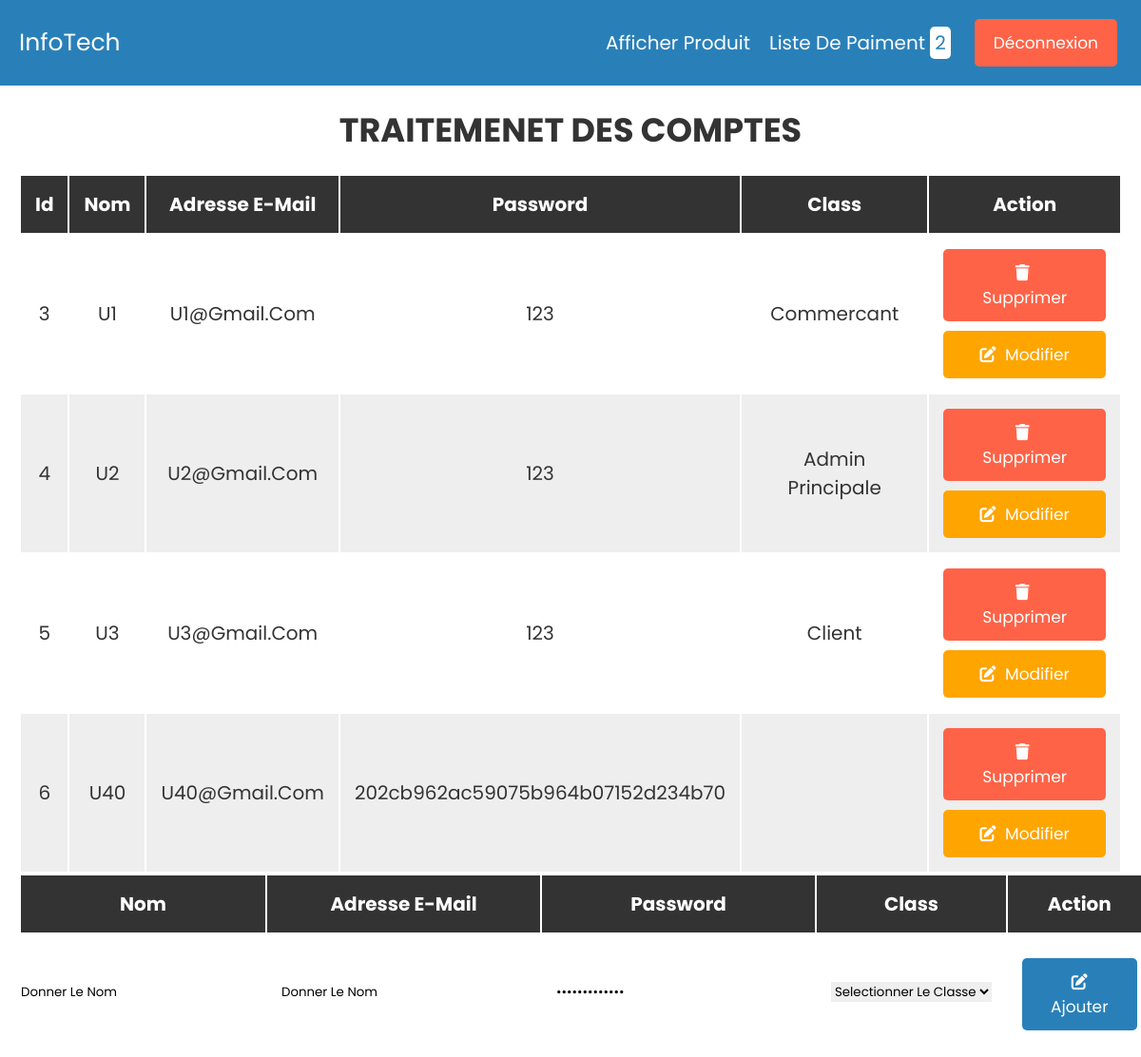
The app's page /projetrapport/gestion.php with its own data.
### tables this page shows
CREATE TABLE `compte` (
  `idcompte` int(11) NOT NULL,
  `nom` varchar(50) NOT NULL,
  `prenom` varchar(50) NOT NULL,
  `email` varchar(255) NOT NULL,
  `password` varchar(255) NOT NULL,
  `class` varchar(255) NOT NULL
);

### projetrapport/gestion.php (the view, shortened to what this page needs)
<?php
@include 'config.php';
?>
<!DOCTYPE html>
<html lang="en">
<head>
  <link rel="stylesheet" href="https://cdnjs.cloudflare.com/ajax/libs/font-awesome/6.0.0/css/all.min.css">
<link rel="stylesheet" href="css/style.css">
</head>
<body>
  <?php include 'header.php'; ?>
  <section class="display-product-table">
    <h1 class="heading">Traitemenet des Comptes</h1>
    <table>
      <thead>
        <th>id</th>
        <th>Nom </th>
        <th>Adresse e-mail</th>
        <th>Password</th>
        <th>Class</th>
        <th>Action</th>
      </thead>
      <tbody>
        <?php $select_tout_les_comptes = mysqli_query($conn, "SELECT * FROM `compte`");
        if (mysqli_num_rows($select_tout_les_comptes) > 0) {
          while ($afficher_tout_les_comptes = mysqli_fetch_assoc($select_tout_les_comptes)) {
        ?>
            <tr>
              <td><?php echo $afficher_tout_les_comptes['idcompte']; ?></td>
              <td><?php echo $afficher_tout_les_comptes['nom']; ?></td>
              <td><?php echo $afficher_tout_les_comptes['email']; ?></td>
              <td><?php echo $afficher_tout_les_comptes['password']; ?></td>
              <td><?php echo $afficher_tout_les_comptes['class']; ?></td>
              <td colspan="2">
                <a href="gestion.php?delete=<?php echo $afficher_tout_les_comptes['idcompte']; ?>" class="delete-btn" onclick="return confirm('are your sure you want to delete this?');"> <i class="fas fa-trash"></i> Supprimer </a>
                <a href="gestion.php?edit=<?php echo $afficher_tout_les_comptes['idcompte']; ?>" class="option-btn"> <i class="fas fa-edit"></i> Modifier </a>
              </td>
            </tr>
        <?php }
        } ?>
      </tbody>
    </table>
    <table class="table table-borderless">
    <thead>
        <th>Nom </th>
        <th>Adresse e-mail</th>
        <th>Password</th>
        <th>Class</th>
        <th>Action</th>
      </thead>
      <tbody>
        <tr>
          <td><input type="text" class="box"  name="Ajouter_nom" id="" value="donner le nom"></td>
          <td><input type="email" class="box" name="Ajouter_email" id="" value="donner le nom"> </td>
          <td><input type="password"class="box"  name="Ajouter_password" id="" value="donner le nom"> </td>
          <td>  <select name="Ajouter_Class" class="box" aria-label=".form-select-lg example">
                <option disabled selected>Selectionner le Classe </option>
              </select></td>
          <td colspan="">
            <a href="gestion.php?Ajouter=<?php echo $afficher_tout_les_comptes['idcompte']; ?>" class="btn btn-info"> <i class="fas fa-edit"></i> Ajouter </a>
          </td>
        </tr>
  </section>
</body>
</html>

### projetrapport/css/style.css (style rules this page uses)
:root { --blue:#2980b9; --red:tomato; --orange:orange; --black:#333; --white:#fff; --bg-color:#eee; --dark-bg:rgba(0,0,0,.7); --box-shadow:0 .5rem 1rem rgba(0,0,0,.1); --border:.1rem solid #999; }
* { font-family: 'Poppins', sans-serif; margin:0; padding:0; box-sizing: border-box; outline: none; border:none; text-decoration: none; text-transform: capitalize; }
html { font-size: 62.5%; overflow-x: hidden; }
section { padding:2rem; }
.heading { text-align: center; font-size: 3.5rem; text-transform: uppercase; color:var(--black); margin-bottom: 2rem; }
.btn, .option-btn, .delete-btn { display: block; width: 100%; text-align: center; background-color: var(--blue); color:var(--white); font-size: 1.7rem; padding:1.2rem 3rem; border-radius: .5rem; cursor: pointer; margin-top: 1rem; }
.option-btn i, .delete-btn i { padding-right: .5rem; }
.option-btn { background-color: var(--orange); }
.delete-btn { margin-top: 0; background-color: var(--red); }
.display-product-table table { width: 100%; text-align: center; }
.display-product-table table thead th { padding:1.5rem; font-size: 2rem; background-color: var(--black); color:var(--white); }
.display-product-table table td { padding:1.5rem; font-size: 2rem; color:var(--black); }
.display-product-table table td:first-child { padding:0; }
.display-product-table table tr:nth-child(even) { background-color: var(--bg-color); }

### records on screen
compte: idcompte "3", nom "U1", email "U1@gmail.com", password "123", class "Commercant"
compte: idcompte "4", nom "U2", email "U2@gmail.com", password "123", class "Admin Principale"
compte: idcompte "5", nom "U3", email "U3@gmail.com", password "123", class "Client"
compte: idcompte "6", nom "U40", email "U40@gmail.com", password "202cb962ac59075b964b07152d234b70"

### other values on screen
$row_count "2"
